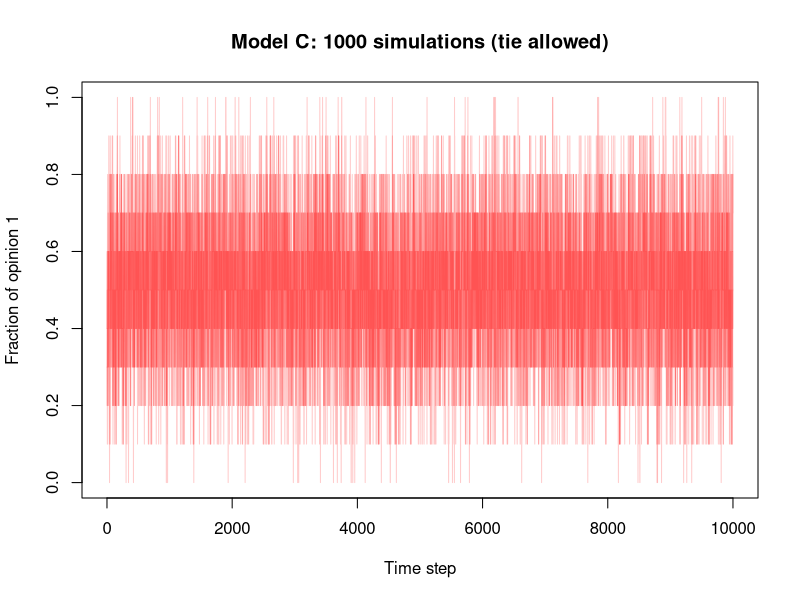

This figure's R source:
library(igraph)

# Parameters
q_s <- 0.9
q_d <- 0.9
n <- 10
simulations <- 5
max_iter <- 10000

# Function: check if current state is a global tie
is_global_tie <- function(g, opinions) {
  for (k in 1:vcount(g)) {
    neigh <- neighbors(g, k)
    if (length(neigh) == 0) next
    same <- sum(opinions[neigh] == opinions[k])
    diff <- length(neigh) - same
    if (same != diff) return(FALSE)
  }
  return(TRUE)
}

# Function: run one simulation and record fractions
run_model_c_tie_record <- function(g) {
  #opinions <- sample(c(0, 1), n, replace = TRUE, prob = c(0.2, 0.8))  # 80% agents start with 1
  opinions <- sample(c(0, 1), n, replace = TRUE)
  opinion_frac <- numeric(max_iter)

  for (t in 1:max_iter) {
    k <- sample(1:vcount(g), 1)
    neigh <- neighbors(g, k)
    if (length(neigh) == 0) next
    same <- sum(opinions[neigh] == opinions[k])
    diff <- length(neigh) - same

    if (diff > same) {
      if (runif(1) < q_d) opinions[k] <- 1 - opinions[k]
    } else if (same > diff) {
      if (runif(1) < q_s) opinions[k] <- 1 - opinions[k]
    }

    opinion_frac[t] <- mean(opinions)

    if (is_global_tie(g, opinions)) {
      opinion_frac[(t + 1):max_iter] <- opinion_frac[t]
      break
    }
  }
  return(opinion_frac)
}

set.seed(123)
#g <- make_ring(n)
#repeat{
#  g <- sample_k_regular(no.of.nodes = n, k = 6)
#  if(is.connected(g)) break
#}
g <- make_full_bipartite_graph(n/2, n/2)
# Run simulations
fractions_matrix <- matrix(NA, nrow = max_iter, ncol = simulations)
for (i in 1:simulations) {
  fractions_matrix[, i] <- run_model_c_tie_record(g)
  if (i %% 100 == 0) cat("Completed", i, "simulations\n")
}

# Save to file
#saveRDS(fractions_matrix, "fractions_matrix_ModelC_tie.rds")

# Plot the trajectories
matplot(fractions_matrix, type = "l", lty = 1, col = rgb(1, 0, 0, 0.2),
        xlab = "Time step", ylab = "Fraction of opinion 1",
        main = "Model C: 1000 simulations (tie allowed)")
